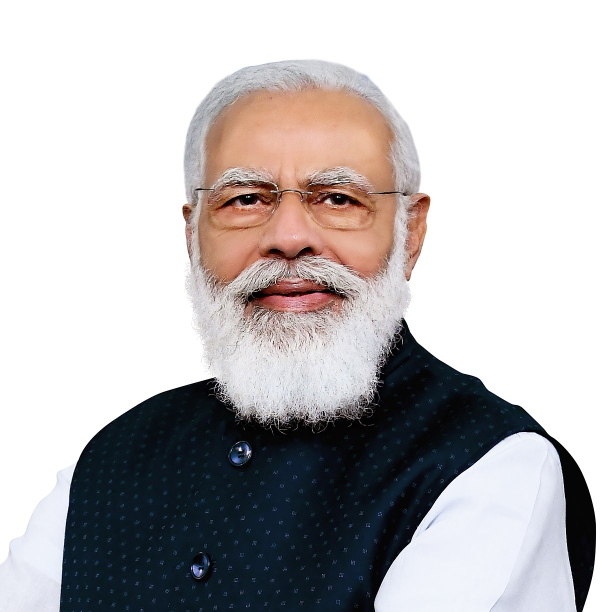
#> input picture Flask/Photos/Narendra_Modi_0.jpg, 1200 x 1224 px, found by its file name (shown at 1/2 size)
$ jupyter execute --allow-errors Image_Classification.ipynb   (shell and % lines are left out)
#> lines starting #> are read from the running program, lines starting #| are printed output that depends on the picture; after the words box and inside, x2 and y2 are one past the last pixel; in counts of white or black regions, pixels touching at a corner belong together
# Here we will Clean images that we scrapped from Google

## Import Required Packages

[cell 1]
import numpy as np
import pandas as pd
import seaborn as sns
import tensorflow as tf
import matplotlib.pyplot as plt
import os
import cv2
from math import ceil

## Load Image

[cell 2]
fig, axes = plt.subplots(1, 4, figsize=(15, 10))
img = plt.imread('./Images/Narendra_Modi/Narendra_Modi_0.jpg')
#> img is the input picture: shape (1224, 1200, 3); mean R, G, B 184.8, 181.5, 182.4
red = img.copy()
blue = img.copy()
green = img.copy()


red[:, :, 1] = red[:, :, 2] = 0
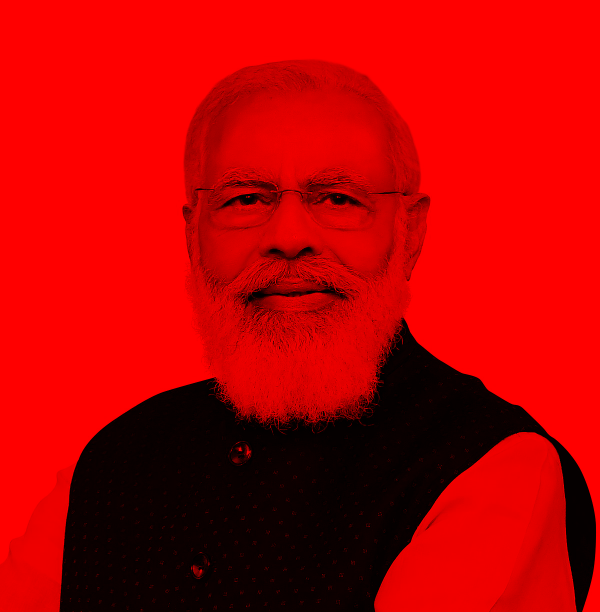
#> red: shape (1224, 1200, 3) (shown at 1/2 size); mean R, G, B 184.8, 0, 0
green[:, :, 0] = green[:, :, 2] = 0
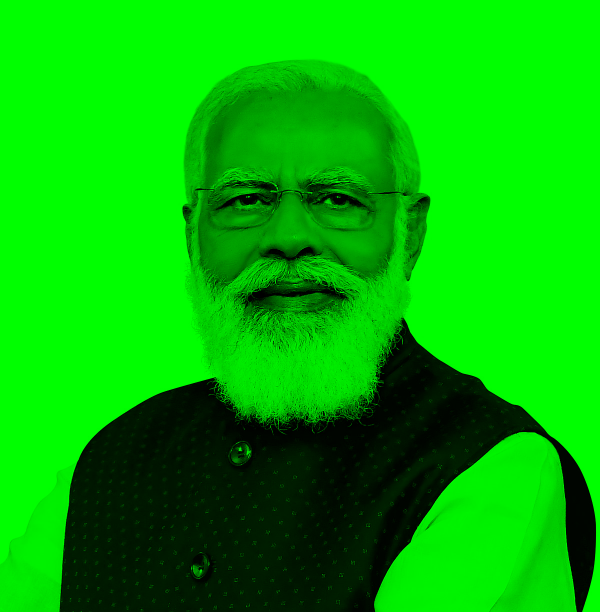
#> green: shape (1224, 1200, 3) (shown at 1/2 size); mean R, G, B 0, 181.5, 0
blue[:, :, 0] = blue[:, :, 1] = 0
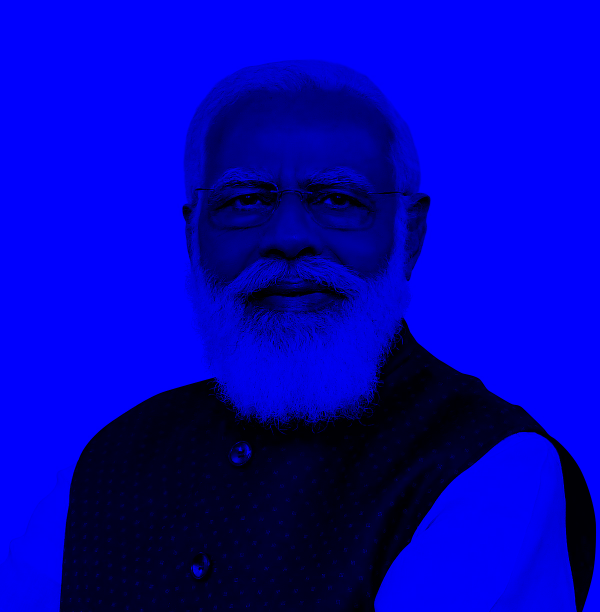
#> blue: shape (1224, 1200, 3) (shown at 1/2 size); mean R, G, B 0, 0, 182.4

axes[0].imshow(img)
axes[1].imshow(red)
axes[2].imshow(green)
axes[3].imshow(blue)
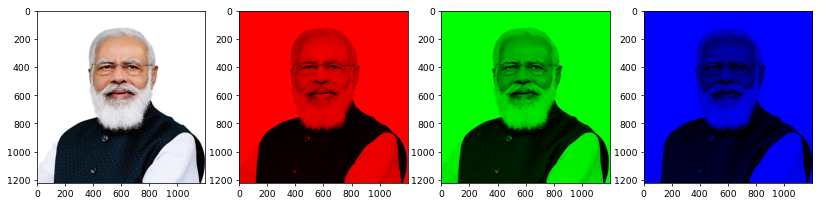
#> figure drawn by matplotlib, 4 panels

# Detecting face from whole image

## 1. OpenCV's Harscascade model to detect face and eyes.

* But the `minSize` parameter needed to be changed for each image as each image was of different size.
* This is not fesible so we discarded it

[cell 3]
img = plt.imread('./Images/Narendra_Modi/Narendra_Modi_0.jpg')
face_path = './haarcascade_frontalface_default.xml'
eye_path = './haarcascade_eye.xml'
face_detector = cv2.CascadeClassifier(face_path)
eye_detector = cv2.CascadeClassifier(eye_path)

faces = face_detector.detectMultiScale(img,
        scaleFactor=1.1,
        minNeighbors=5,
        minSize=(100, 100),
        flags = cv2.CASCADE_SCALE_IMAGE)
#> faces = [[356, 220, 468, 468]]

eyes = eye_detector.detectMultiScale(img,
        scaleFactor=1.1,
        minNeighbors=5,
        minSize=(30, 30),
        flags = cv2.CASCADE_SCALE_IMAGE)
#> eyes = [[635, 370, 66, 66], [594, 316, 168, 168]]


for face in faces:
    x, y, w, h = face
    img = cv2.rectangle(img, (x, y), (x+w, y+h), (255, 0, 0), 3)
#> this loop made 1 pass

for eye in eyes:
    x, y, w, h = eye
    img = cv2.rectangle(img, (x, y), (x+w, y+h), (0, 255, 0), 3)
#> this loop made 2 passes
#> pass 1, `img = cv2.rectangle(img, (x, y), (x+w, y+h), (0, 255, 0), 3)`:
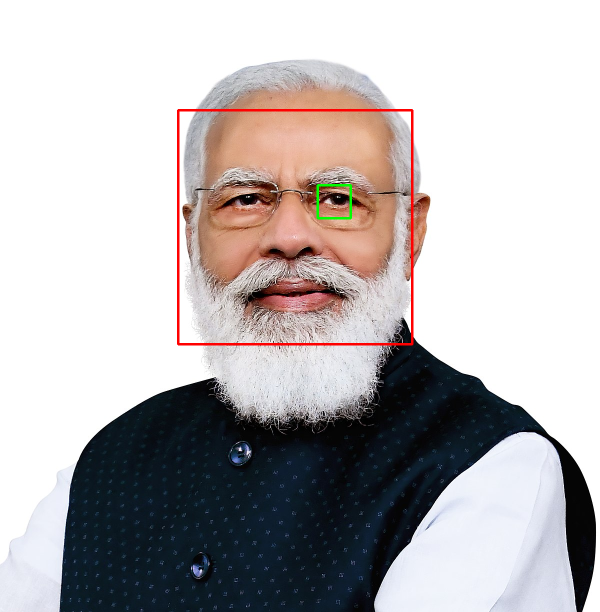
#> img: shape (1224, 1200, 3) (shown at 1/2 size); mean R, G, B 184.9, 180.4, 181.1
#> pass 2, `img = cv2.rectangle(img, (x, y), (x+w, y+h), (0, 255, 0), 3)`:
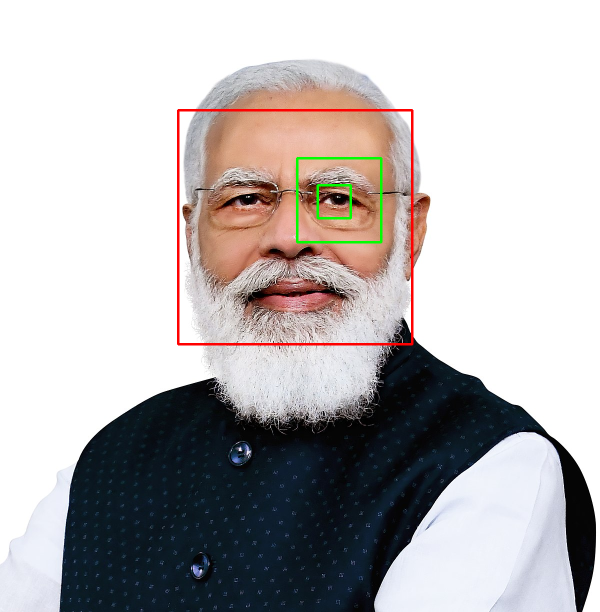
#> img: shape (1224, 1200, 3) (shown at 1/2 size); 0.23% of pixels changed, all inside (x1, y1, x2, y2) = (592, 314, 765, 487)

plt.imshow(img)

[cell 4]
faces
#> Out = [[356, 220, 468, 468]]

[cell 5]
eyes
#> Out = [[635, 370, 66, 66], [594, 316, 168, 168]]

## 2. Yolo to detect face

* After OpenCV's Harscascade model failed we decided to use yoloface
* yoloface is grate liberary and it is easy to detect face using it

[cell 6]
from yoloface import face_analysis
#> (the rest of this cell did not finish here and is left out)

[cell 7]
plt.imshow(cv2.cvtColor(img, cv2.COLORMAP_WINTER))
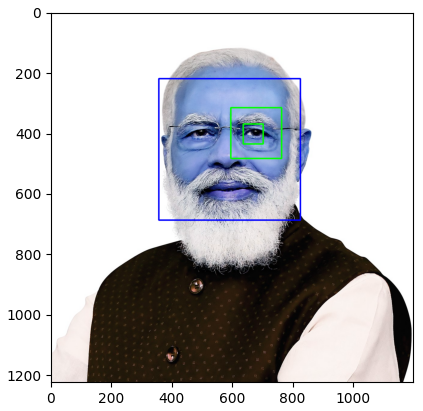
#> figure drawn by matplotlib, 1 panel; B, G, R data is drawn as R, G, B

#> (a cell that did not finish here is left out)

#> (a cell that did not finish here is left out)

#> (a cell that did not finish here is left out)

[cell 11]
encoded_labels = {name: idx for idx, name in enumerate(['Sanna Marin', 'Narendra Modi', 'Vladimir Putin',
                                                'Tsai Ing-wen', 'Iván Duque Márquez', 'Alberto Fernández',
                                                'Joe Biden', 'Felix Tshisekedi', 'Jacinda Ardern', 'Carlos Alvarado Quesada'])}
encoded_labels

[cell 12]
label_reverse_lookup = {idx: name for name, idx in encoded_labels.items()}
label_reverse_lookup

### Here using yoloface we are detecting face and cropping only image

[cell 13]
from yoloface import face_analysis
#> (the rest of this cell did not finish here and is left out)

[cell 14]
def load_images(path):
#> called with path = './Images'
    imgs = []
    labels = []

    for dirpaths, dirnames, filenames in os.walk(path):
        if "ipynb" in dirpaths:
            continue

        for file in filenames:
            label = encoded_labels.get(' '.join(dirpaths.split('_')).split('/')[-1])
            try:
                images, confs = crop_image(dirpaths+'/'+file)
                for img, conf in zip(images, confs):
                    if conf > 0.80:
                        imgs.append(img)
                        labels.append(label)
            except:
                print(f"Unable to load : {dirpaths+'/'+file}")
    return imgs, labels

[cell 15]
def pop_smaller_imgs(imgs, labels, size):
#> called with size = (60, 40, 3)
    removed_imgs = []
    removed_labels = []
    for idx, img in enumerate(imgs):
        if img.shape[0] < (size[0]//2) or img.shape[1] < (size[1]//2) or img.shape[2] != 3:
            print(f"Removing image : {idx} : {img.shape}")

            removed_imgs.append(img)
            removed_labels.append(labels[idx])

            imgs.pop(idx)
            labels.pop(idx)
    return (removed_imgs, removed_labels), (imgs, labels)

[cell 16]
def resize_imgs(imgs, labels, size):
    removed, good = pop_smaller_imgs(imgs, labels, size)
    imgs, labels = good
    x = []
    y = []
    weird_size = size[1], size[0]

    for img, label in zip(imgs, labels):
        try:
            if size[0] < img.shape[0] and size[1] < img.shape[1]:
                # This is For shrinking an Image
                tmp = cv2.resize(img, weird_size, interpolation=cv2.INTER_AREA)
            elif size[0] > img.shape[0] and size[1] > img.shape[1]:
                # This is for Enlarging an image
                tmp = cv2.resize(img, weird_size, interpolation=cv2.INTER_CUBIC)
            else:
                # This is default behaviour
                tmp = cv2.resize(img, weird_size)

            x.append(tmp)
            y.append(label)

        except Exception as msg:
            # print(f"\n {msg}")
            print(f"Unable to resize image with shape : {img.shape} to size : {size}")

    return x, y
